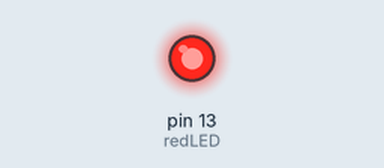
A sketch run on a simulated Arduino Uno, built with avr-gcc and run on an emulated ATmega328P. Shown: output pins drawn as LEDs (lit = HIGH).

Above: at 0.4 s.
At 4.4 s:
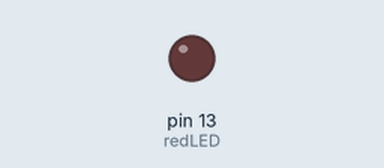
Timing chart, 0 to 6.2 s (numbered marks = the images above):
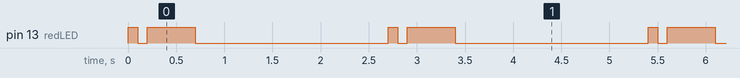

Measured:
- by itself, pin 13 (redLED): repeats every 2.7 s: LOW 0.10 s, HIGH 0.50 s, LOW 2.0 s, HIGH 0.10 s
- by itself, everything shown: repeats every 2.7 s, in 4 steps

The sketch:

4.arduino_variables.ino
```cpp
int redLED = 13;
float pi = 3.14;
int dit = 100;
int dah = 500;
int longWaite = 2000;

void setup() {
  // put your setup code here, to run once:
  pinMode(13, HIGH);
}

void loop() {
  // put your main code here, to run repeatedly:
  digitalWrite(redLED, HIGH);
  delay(dit);
  digitalWrite(redLED, LOW);
  delay(dit);

  digitalWrite(redLED, HIGH);
  delay(dah);
  digitalWrite(redLED, LOW);
  delay(longWaite);


}
```
